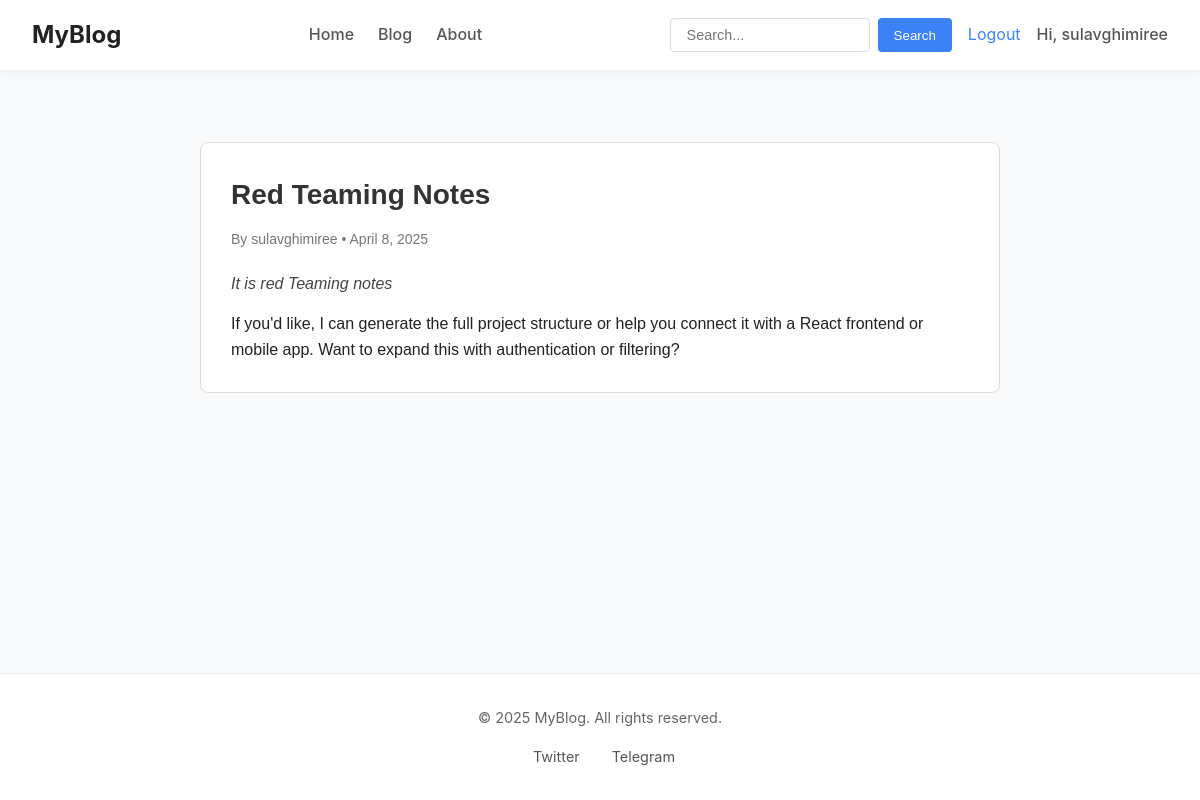
Page /blog/1/ (signed in) on the committed database.
### blog_app/models.py (models this page shows, shortened)
class Blog(models.Model):
    title = models.CharField(max_length=200)
    short_desc = models.CharField(max_length=200)
    content = models.TextField()
    author = models.ForeignKey(User, on_delete=models.CASCADE)
    created = models.DateTimeField(auto_now_add=True)
    updated = models.DateTimeField(auto_now=True)
    is_published = models.BooleanField(default=False)

### blog_app/views.py (the view)
# urls.py: path('blog/<int:pk>/', views.blog_detail, name="blog-detail"),
def blog_detail(request, pk):
    blog = get_object_or_404(Blog, pk=pk, is_published=True)
    return render(request, 'blog_app/blog_detail.html', {"blog":blog})

### blog_app/templates/blog_app/blog_detail.html (shortened to what this page needs)
{% extends 'base.html' %} {% block content %}
<div class="blog-detail-container">
  <div class="blog-detail-title">{{ blog.title }}</div>
  <div class="blog-detail-meta">
    By {{ blog.author.username }} • {{ blog.created|date:"F j, Y" }}
  </div>
  <div class="blog-detail-short-desc">{{ blog.short_desc }}</div>
  <div class="blog-detail-content">{{ blog.content|linebreaks }}</div>
</div>
{% endblock %}

### templates/base.html (shortened to what this page needs)
{% load static %}
<!DOCTYPE html>
<html lang="en">
  <head>
    <link rel="stylesheet" href="{% static 'styles.css' %}" />
    <link rel="stylesheet" href="{% static 'styles2.css' %}" />
    <link rel="stylesheet" href="{% static 'styles3.css' %}" />
  </head>
  <body>
    <header>
      <nav>
        <div class="nav-left">
          <a href="{% url 'home' %}">MyBlog</a>
        </div>
        <div class="nav-center">
          <a href="{% url 'home' %}">Home</a>
          <a href="">Blog</a>
          <a href="">About</a>
        </div>
        <div class="nav-right">
          <form method="GET" action="">
            <input type="text" name="q" placeholder="Search..." />
            <button type="submit">Search</button>
          </form>
          {% if user.is_authenticated %}
          <a href="{% url 'logout-user' %}">Logout</a>
          <span>Hi, {{ user.username }}</span>
          {% else %}
          <a href="{% url 'login-page' %}">Login</a>
          <a href="{% url 'signup-page' %}">Signup</a>
          {% endif %}
        </div>
      </nav>
    </header>
    <main>{% block content %} {% endblock %}</main>
    <footer>
      <p>&copy; {{ year|default:"2025" }} MyBlog. All rights reserved.</p>
      <div class="social-icons">
        <a href="https://twitter.com" target="_blank" rel="noopener">
           Twitter
        </a>
        <a href="https://t.me" target="_blank" rel="noopener">
           Telegram
        </a>
      </div>
    </footer>
  </body>
</html>

### static/styles.css (style rules this page uses)
* { margin: 0; padding: 0; box-sizing: border-box; }
body { font-family: 'Inter', -apple-system, BlinkMacSystemFont, 'Segoe UI', Roboto, Oxygen, Ubuntu, sans-serif; line-height: 1.6; color: #333; background-color: #f8f9fa; display: flex; flex-direction: column; min-height: 100vh; }
a { color: #3b82f6; text-decoration: none; transition: color 0.2s ease; }
main { flex: 1; padding: 2rem; max-width: 1200px; width: 100%; margin: 0 auto; }
header { background-color: #fff; box-shadow: 0 2px 10px rgba(0, 0, 0, 0.05); position: sticky; top: 0; z-index: 100; }
nav { display: flex; justify-content: space-between; align-items: center; padding: 1rem 2rem; max-width: 1200px; margin: 0 auto; }
.nav-left a { font-size: 1.5rem; font-weight: 700; color: #222; }
.nav-center { display: flex; gap: 1.5rem; }
.nav-center a { color: #555; font-weight: 500; position: relative; }
.nav-center a::after { content: ''; position: absolute; bottom: -5px; left: 0; width: 0; height: 2px; background-color: #3b82f6; transition: width 0.3s ease; }
.nav-right { display: flex; align-items: center; gap: 1rem; }
.nav-right form { display: flex; position: relative; }
.nav-right input { padding: 0.5rem 1rem; border: 1px solid #ddd; border-radius: 4px; font-size: 0.9rem; width: 200px; transition: all 0.3s ease; }
.nav-right button { background-color: #3b82f6; color: white; border: none; border-radius: 4px; padding: 0.5rem 1rem; margin-left: 0.5rem; cursor: pointer; font-weight: 500; transition: background-color 0.2s ease; }
.nav-right span { font-weight: 500; color: #555; }
footer { background-color: #fff; border-top: 1px solid #eee; padding: 2rem; text-align: center; font-size: 0.9rem; color: #666; }
.social-icons { display: flex; justify-content: center; gap: 1.5rem; margin-top: 1rem; }
.social-icons a { display: flex; align-items: center; gap: 0.5rem; color: #555; transition: color 0.2s ease; }

### blog_app/templates/blog_app/blog_detail.html (style rules this page uses)
.blog-detail-container { max-width: 800px; margin: 40px auto; padding: 30px; background-color: #fefefe; border: 1px solid #ddd; border-radius: 8px; font-family: Arial, sans-serif; }
.blog-detail-title { font-size: 28px; font-weight: bold; color: #333; margin-bottom: 10px; }
.blog-detail-meta { color: #777; font-size: 14px; margin-bottom: 20px; }
.blog-detail-short-desc { font-style: italic; color: #444; margin-bottom: 15px; }
.blog-detail-content { font-size: 16px; line-height: 1.6; color: #222; }

### rows in the picture
Blog: title "Red Teaming Notes", author.username "sulavghimiree", created "April 8, 2025", short_desc "It is red Teaming notes", content "If you'd like, I can generate the full project structure or help you connect it with a React frontend or mobile app. Want to expand this with authentication or filtering?"

### other values in the picture
{{ user.username }} "sulavghimiree"
{{ year|default:"2025" }} "2025"
